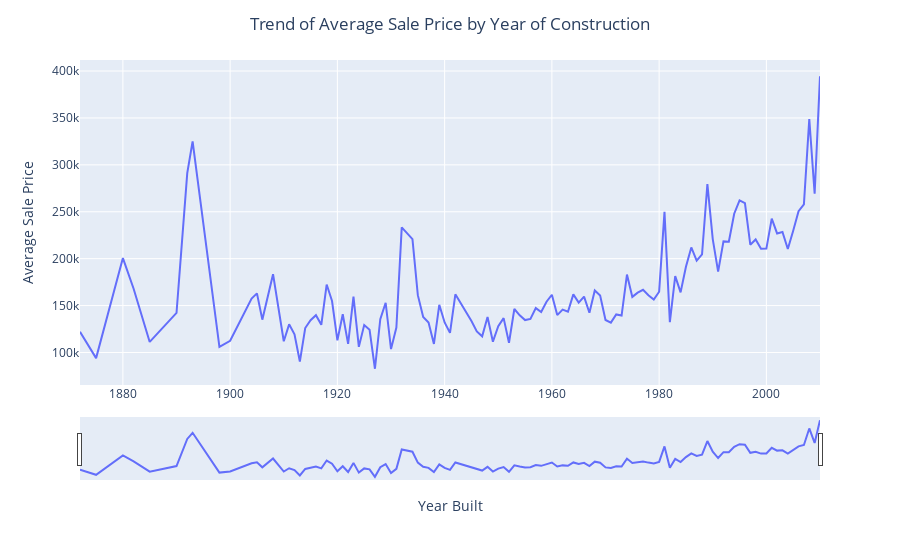

The cell this chart's notebook holds for it:
### Markdown cell above
#### i. Trend of Average Sale Price by Year of Construction (Year Built)

### Code cell
# Calculate average SalePrice per YearBuilt
avg_saleprice_year = train_selected_df.groupby('YearBuilt')['SalePrice'].mean().reset_index()

# Plot with Plotly Express
fig = px.line(avg_saleprice_year, x='YearBuilt', y='SalePrice')
fig.update_layout(xaxis_title='Year Built', yaxis_title='Average Sale Price')
fig.update_layout(title='Trend of Average Sale Price by Year of Construction', title_x=0.5)
fig.update_xaxes(rangeslider_visible=True)
fig.show()

# Print summary statistics without decimal places
print("Summary Statistics for Average Sale Price per Year:")
print("=" * 50)
summary_stats = avg_saleprice_year.describe()
summary_stats = summary_stats.round(0)
summary_stats

### Figure 1 — Plotly figure (JSON) as saved in the notebook; plotly's stock layout.template omitted (floating-point values rounded to 4 significant figures)
{"data": [{"hovertemplate": "YearBuilt=%{x}<br>SalePrice=%{y}<extra></extra>", "legendgroup": "", "line": {"color": "#636efa", "dash": "solid"}, "marker": {"symbol": "circle"}, "mode": "lines", "name": "", "orientation": "v", "showlegend": false, "type": "scatter", "x": [1872, 1875, 1880, 1882, 1885, 1890, 1892, 1893, 1898, 1900, 1904, 1905, 1906, 1908, 1910, 1911, 1912, 1913, 1914, 1915, 1916, 1917, 1918, 1919, 1920, 1921, 1922, 1923, 1924, 1925, 1926, 1927, 1928, 1929, 1930, 1931, 1932, 1934, 1935, 1936, 1937, 1938, 1939, 1940, 1941, 1942, 1945, 1946, 1947, 1948, 1949, 1950, 1951, 1952, 1953, 1954, 1955, 1956, 1957, 1958, 1959, 1960, 1961, 1962, 1963, 1964, 1965, 1966, 1967, 1968, 1969, 1970, 1971, 1972, 1973, 1974, 1975, 1976, 1977, 1978, 1979, 1980, 1981, 1982, 1983, 1984, 1985, 1986, 1987, 1988, 1989, 1990, 1991, 1992, 1993, 1994, 1995, 1996, 1997, 1998, 1999, 2000, 2001, 2002, 2003, 2004, 2005, 2006, 2007, 2008, 2009, 2010], "xaxis": "x", "y": [122000, 94000, 200600.0, 168000, 111250, 142200, 291250, 325000, 106000, 112500.0, 157500, 163000, 135000, 183500, 112000.0, 130000, 119500.0, 90350, 126100.0, 134400.0, 139800, 129500, 172400.0, 154800.0, 112900.0, 140800.0, 109200.0, 159400.0, 106000.0, 129200.0, 124100.0, 82670.0, 135600.0, 153000, 103600.0, 126650, 233400.0, 220800.0, 161100.0, 137900.0, 132000.0, 109100.0, 150825, 132000.0, 120900, 162000, 133500, 122400, 117200, 137800.0, 111500.0, 128000.0, 136600, 110400.0, 146300.0, 139650, 134500.0, 135800.0, 147300.0, 143200.0, 154100.0, 161550, 139800.0, 145700.0, 143400.0, 161900.0, 153100.0, 159600.0, 142300.0, 166075, 160700.0, 134600.0, 131800.0, 140600.0, 139400, 183050, 159300.0, 163800.0, 166900.0, 161000.0, 156400.0, 164800, 249880, 132400, 181400, 164100.0, 191400, 212000, 198000, 204600.0, 279500, 220900.0, 186140, 218400.0, 218100.0, 247900, 262200.0, 259200.0, 214925, 220450, 210600.0, 210800.0, 242630, 226900.0, 228400.0, 210300.0, 229700.0, 250600.0, 258000.0, 348800.0, 269220, 394432], "yaxis": "y"}], "layout": {"legend": {"tracegroupgap": 0}, "margin": {"t": 60}, "title": {"text": "Trend of Average Sale Price by Year of Construction", "x": 0.5}, "xaxis": {"anchor": "y", "domain": [0, 1], "rangeslider": {"visible": true}, "title": {"text": "Year Built"}}, "yaxis": {"anchor": "x", "domain": [0, 1], "title": {"text": "Average Sale Price"}}}}
